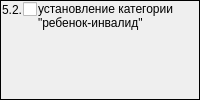
                  <widget class="QFrame" name="frame_2">
                   <property name="sizePolicy">
                    <sizepolicy hsizetype="Expanding" vsizetype="Preferred">
                     <horstretch>0</horstretch>
                     <verstretch>0</verstretch>
                    </sizepolicy>
                   </property>
                   <property name="frameShape">
                    <enum>QFrame::Panel</enum>
                   </property>
                   <property name="frameShadow">
                    <enum>QFrame::Plain</enum>
                   </property>
                   <property name="lineWidth">
                    <number>1</number>
                   </property>
                   <layout class="QGridLayout" name="gridLayout_6">
                    <property name="leftMargin">
                     <number>1</number>
                    </property>
                    <property name="topMargin">
                     <number>1</number>
                    </property>
                    <property name="rightMargin">
                     <number>1</number>
                    </property>
                    <property name="bottomMargin">
                     <number>1</number>
                    </property>
                    <property name="spacing">
                     <number>1</number>
                    </property>
                    <item row="0" column="0">
                     <widget class="QLabel" name="label_15">
                      <property name="sizePolicy">
                       <sizepolicy hsizetype="Fixed" vsizetype="Preferred">
                        <horstretch>0</horstretch>
                        <verstretch>0</verstretch>
                       </sizepolicy>
                      </property>
                      <property name="text">
                       <string>5.2.</string>
                      </property>
                     </widget>
                    </item>
                    <item row="0" column="1">
                     <widget class="QCheckBox" name="chkPurposeDirectionMSI52">
                      <property name="sizePolicy">
                       <sizepolicy hsizetype="Fixed" vsizetype="Fixed">
                        <horstretch>0</horstretch>
                        <verstretch>0</verstretch>
                       </sizepolicy>
                      </property>
                      <property name="text">
                       <string/>
                      </property>
                     </widget>
                    </item>
                    <item row="0" column="2" rowspan="2">
                     <widget class="QLabel" name="lblPurposeDirectionMSI52">
                      <property name="text">
                       <string>установление категории &quot;ребенок-инвалид&quot;</string>
                      </property>
                      <property name="alignment">
                       <set>Qt::AlignLeading|Qt::AlignLeft|Qt::AlignTop</set>
                      </property>
                      <property name="wordWrap">
                       <bool>true</bool>
                      </property>
                     </widget>
                    </item>
                   </layout>
                  </widget>
